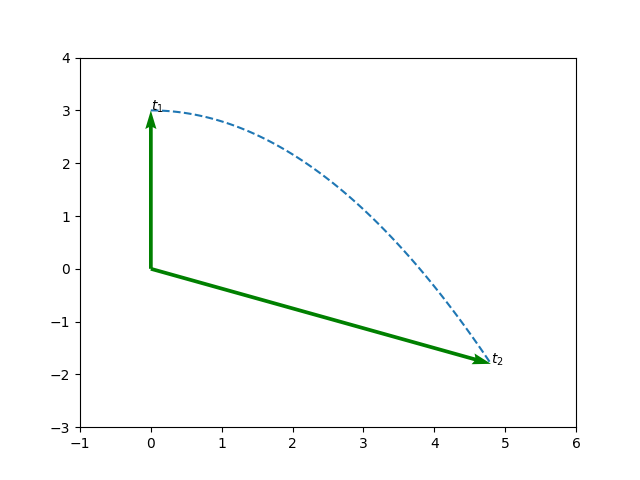

Write the Python code that produced this figure.
import numpy as np
import matplotlib.pyplot as plt

alpha = 2.4
beta = 1.2

rx = lambda t: alpha * t
ry = lambda t: 3.0 - beta * t ** 2

t = np.array([0, 2.0])
ts = np.linspace(0, 2, 100)

rvec = np.array([[0, 0, rx(t[0]), ry(t[0])], [0, 0, rx(t[1]), ry(t[1])]])
rx1, ry1, rx2, ry2 = zip(*rvec)
plt.figure()
ax = plt.gca()
ax.quiver(rx1, ry1, rx2, ry2, angles='xy', scale_units='xy', scale=1, color='g')
ax.set_xlim([-1, 6])
ax.set_ylim([-3, 4])
plt.draw()
plt.plot(rx(ts), ry(ts), linestyle='--')
#plt.scatter([rx2[0], rx2[1]], [ry2[0], ry2[1]])

plt.annotate(r'$t_1$', [rx2[0], ry2[0]])
plt.annotate(r'$t_2$', [rx2[1], ry2[1]])

plt.savefig('3_07_a')
plt.show()

